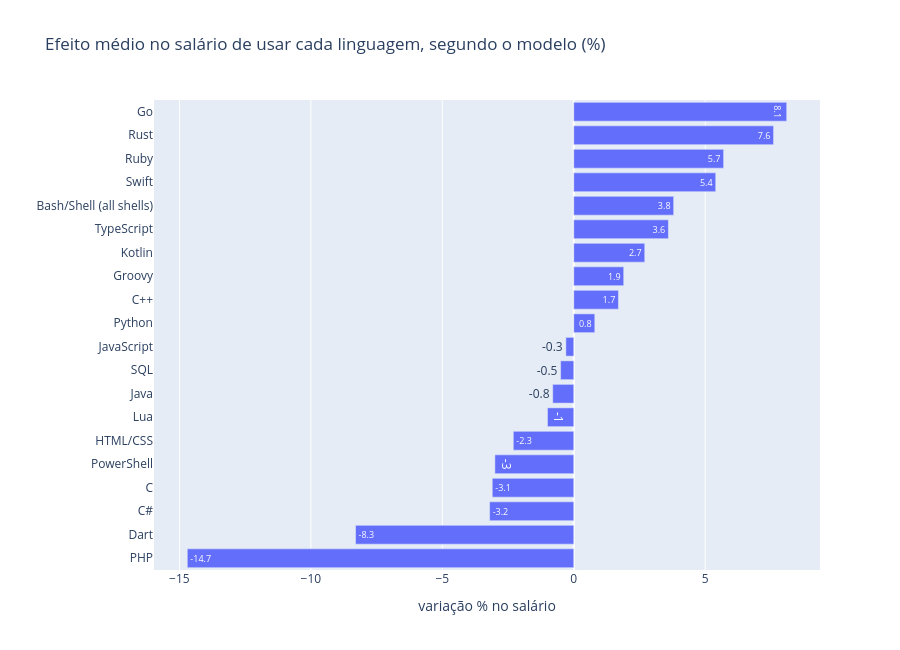

Notebook source saved alongside this figure:
### Code cell
lang = M.shap_binary_effect(sv, samp, "lang__")
lang.to_csv("reports/q3_shap_linguagens.csv", index=False)
fig = px.bar(lang.sort_values("efeito_%"), x="efeito_%", y="variavel", orientation="h",
             hover_data=["n"], text="efeito_%",
             title="Efeito médio no salário de usar cada linguagem, segundo o modelo (%)",
             labels={"efeito_%": "variação % no salário", "variavel": ""})
fig.update_layout(height=650)
fig.show(); save_fig(fig, "g16_shap_linguagens")
lang

### Figure 1 — Plotly figure (JSON) as saved in the notebook; plotly's stock layout.template omitted (floating-point values rounded to 4 significant figures)
{"data": [{"customdata": [[670], [176], [1140], [636], [775], [2214], [272], [1121], [2275], [2552], [2071], [749], [177], [418], [1780], [1738], [171], [244], [498], [638]], "hovertemplate": "variação % no salário=%{text}<br>=%{y}<br>n=%{customdata[0]}<extra></extra>", "legendgroup": "", "marker": {"color": "#636efa", "pattern": {"shape": ""}}, "name": "", "orientation": "h", "showlegend": false, "text": [-14.7, -8.3, -3.2, -3.1, -3.0, -2.3, -1.0, -0.8, -0.5, -0.3, 0.8, 1.7, 1.9, 2.7, 3.6, 3.8, 5.4, 5.7, 7.6, 8.1], "textposition": "auto", "type": "bar", "x": [-14.7, -8.3, -3.2, -3.1, -3.0, -2.3, -1.0, -0.8, -0.5, -0.3, 0.8, 1.7, 1.9, 2.7, 3.6, 3.8, 5.4, 5.7, 7.6, 8.1], "xaxis": "x", "y": ["PHP", "Dart", "C#", "C", "PowerShell", "HTML/CSS", "Lua", "Java", "SQL", "JavaScript", "Python", "C++", "Groovy", "Kotlin", "TypeScript", "Bash/Shell (all shells)", "Swift", "Ruby", "Rust", "Go"], "yaxis": "y"}], "layout": {"barmode": "relative", "height": 650, "legend": {"tracegroupgap": 0}, "title": {"text": "Efeito médio no salário de usar cada linguagem, segundo o modelo (%)"}, "xaxis": {"anchor": "y", "domain": [0, 1], "title": {"text": "variação % no salário"}}, "yaxis": {"anchor": "x", "domain": [0, 1], "title": {"text": ""}}}}
